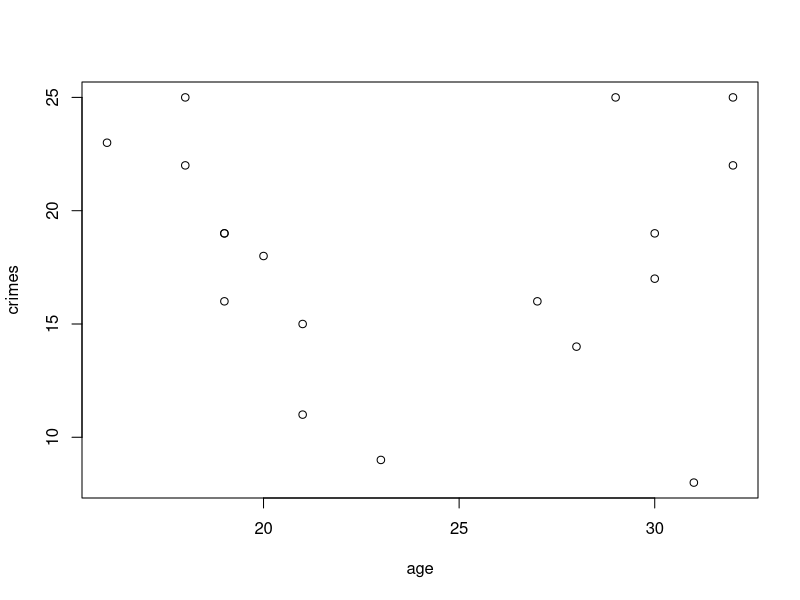
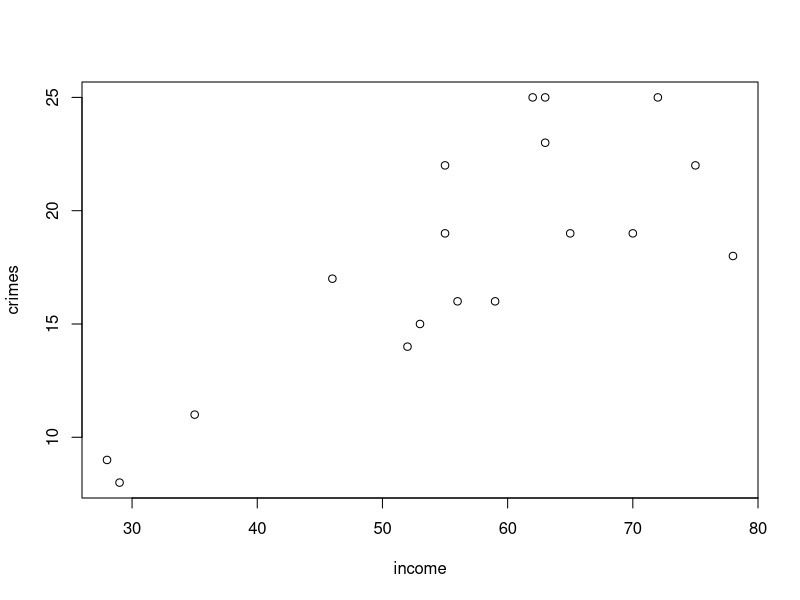

Reproduce these figures in R, in order.
## ---- chunk 1
knitr::opts_chunk$set(echo = TRUE)
options(warn=-1)
## ---- chunk 2
dat=matrix(as.numeric(as.matrix(read.table("crimemale.txt"))[2:19,]),ncol=3)
age=dat[,1]
income=dat[,2]
crimes=dat[,3]

investigate_linear_correlation <- function(v1,v2,xlab,ylab){
  print(v1)
  print(v2)
  plot(v1,v2,xlab=xlab,ylab=ylab)
  corr=cor(v1,v2)
  print(paste("Correlation: (",xlab,",",ylab,")",corr))
  corr=abs(corr)
  
  # TODO adjust these thresholds based on statistical standards (if they exist) 
  
  if (corr<0.7) w ="unlikely"
  else if (corr<0.8) w = "plausible"
  else w="likely"
  print(paste("Linear correlation seems",w))
}

investigate_linear_correlation(age,crimes,"age","crimes")

## ---- chunk 3
investigate_linear_correlation(income,crimes,"income","crimes")
## ---- chunk 4

## ---- chunk 5

## ---- chunk 6

## ---- chunk 7

## ---- chunk 8

## ---- chunk 9

## ---- chunk 10

## ---- chunk 11
